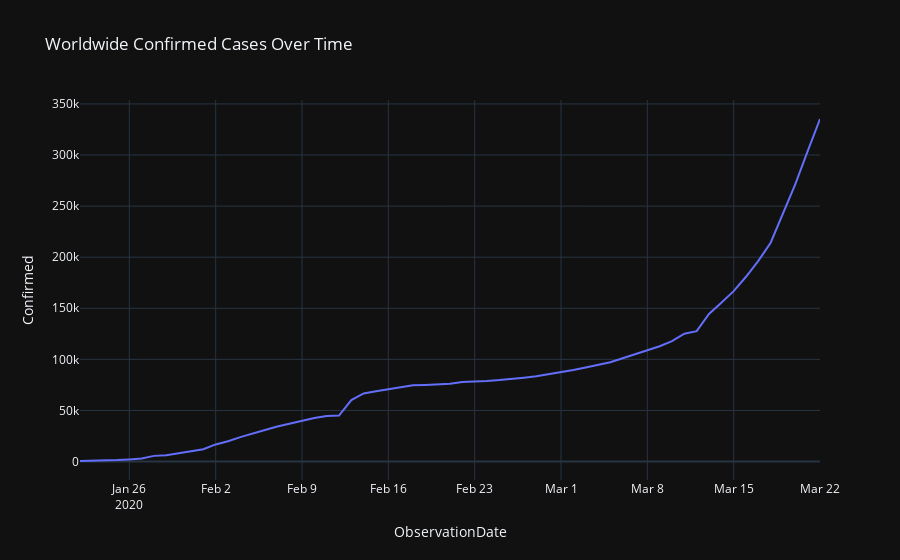
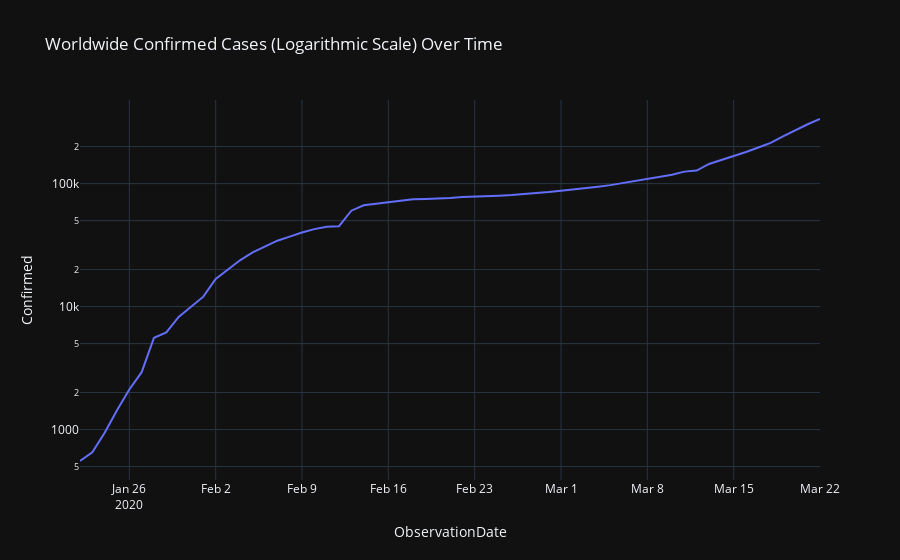

These figures' notebook cell, in order:
### Code cell
grouped = df.groupby('ObservationDate')['ObservationDate', 'Confirmed', 'Deaths', 'Active Cases', 'Recovered'].sum().reset_index()

fig = px.line(grouped, x="ObservationDate", y="Confirmed", 
              title="Worldwide Confirmed Cases Over Time")
fig.show()

fig = px.line(grouped, x="ObservationDate", y="Confirmed", 
              title="Worldwide Confirmed Cases (Logarithmic Scale) Over Time", 
              log_y=True)
fig.show()
